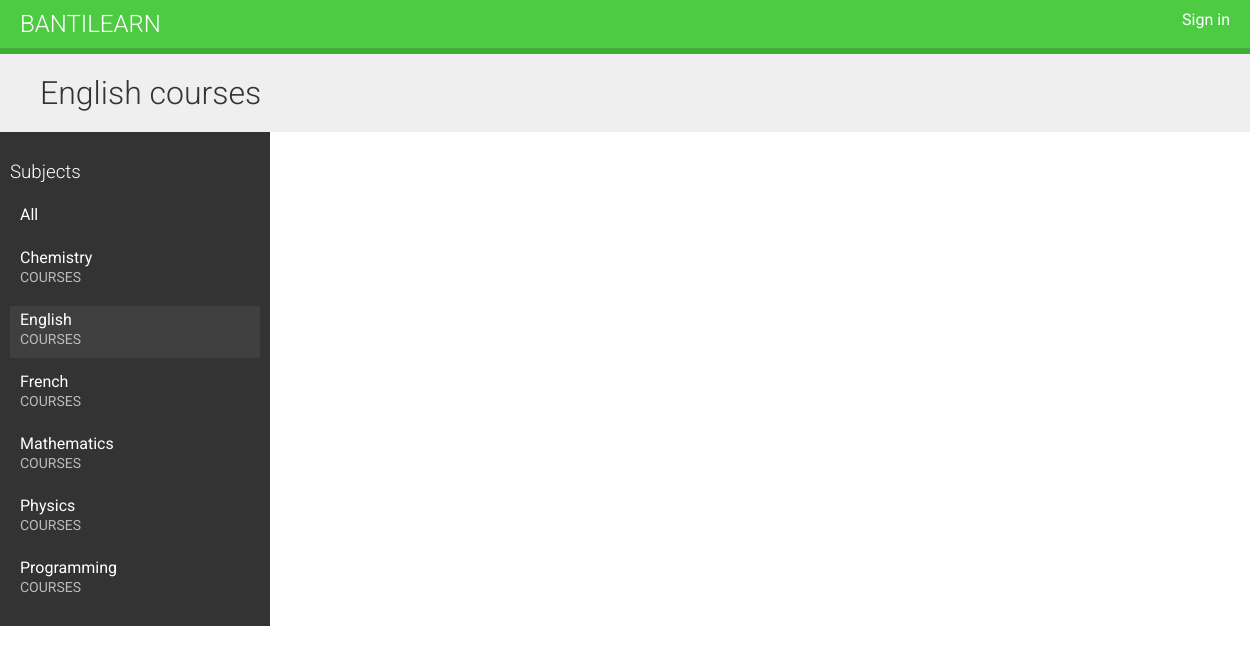
Page /course/subject/english/ on the committed database.
### courses/models.py (models this page shows, shortened)
class Subject(models.Model):
    title = models.CharField(max_length=200)
    slug = models.SlugField(max_length=200, unique=True)
    class Meta:
        ordering = ["title"]

### courses/views.py (the view)
# urls.py: path("", CourseListView.as_view(), name="course_list"),
class CourseListView(TemplateResponseMixin, View):
    model = Course
    template_name = "courses/course/list.html"
    def get(self, request, subject=None):
        subjects = Subject.objects.annotate(total_courses=Count("courses"))
        courses = Course.objects.annotate(total_modules=Count("modules"))
        if subject:
            subject = get_object_or_404(Subject, slug=subject)
            courses = courses.filter(subject=subject)
        return self.render_to_response(
            {"subjects": subjects, "subject": subject, "courses": courses}
        )

### courses/templates/courses/course/list.html (shortened to what this page needs)
{% extends "base.html" %}
{% block content %}
    <h1>
        {% if subject %}
            {{ subject.title }} courses
            {% else %}
            All courses
        {% endif %}
    </h1>
    <div class="contents">
        <h3>Subjects</h3>
        <ul id="modules">
            <li {% if not subject %} class="selected" {% endif %}>
                <a href="{% url 'course_list' %}">All</a>
            </li>
            {% for s in subjects %}
                <li {% if subject == s %} class="selected" {% endif %}>
                    <a href="{% url 'course_list_subject' s.slug %}">{{ s.title }}
                        <br> <span> {{ s.total_course }} courses</span>
                    </a>
                </li>
            {% endfor %}
        </ul>
    </div>
    <div class="module">
    </div>
{% endblock %}

### courses/static/css/base.css (style rules this page uses)
body { margin: 0; font-family: "Roboto", sans-serif; font-weight: 400; color: #333; }
a { color: #3fad37; text-decoration: none; }
ul { float: left; }
h1, h2, h3, h4, h5, h6 { font-family: "Roboto", sans-serif; font-weight: 300; }
h1 { background: #efefef; width: 100%; overflow: auto; padding: 20px 0 20px 40px; margin: 0; }
.module { padding: 10px 20px; float: left; width: 600px; }
.contents { width: 20%; padding: 10px; float: left; background: #333; color: #fff; font-family: "Roboto", sans-serif; }
.contents ul { list-style: none; margin: 0; padding: 0; width: 100%; }
.contents ul li { margin: 0 0 10px 0; padding: 4px 10px 10px; overflow: auto; cursor: move; }
.contents ul li.selected { background: #3f3f3f; }
.contents ul span { text-transform: uppercase; color: #bbb; font-size: 14px; }
.contents ul a { display: block; color: #fff; text-decoration: none; }

### rows in the picture
Subject: title "English"
Subject: title "Chemistry"
Subject: title "French"
Subject: title "Mathematics"
Subject: title "Physics"
Subject: title "Programming"
